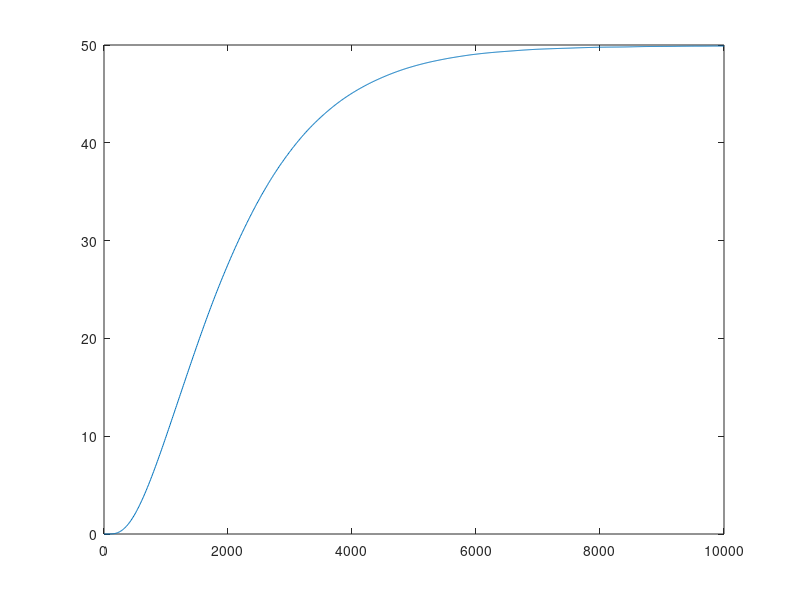

Source code (MATLAB):
% An electric current of 50 A flows through an electrical conductor
% (laterally insulated, with a length L = 1 m, resistivity r = 1.75 × 10⁻⁸ Ω·m,
% diffusivity a = 11 × 10⁻⁵ m²/s, thermal conductivity k = 350 W/(m·K)),
% with an internal diameter D = 4 mm. Calculate the temperature evolution
% at the midpoint of the conductor, initially at a temperature T(x, 0) = T₀ = 300 K.
% The right end of the conductor is maintained at a constant temperature T₀,
% while the temperature at the left end is measured by a sensor; the measurements
% are available in the file Tleft.dat.
% Solve the problem numerically using finite differences and an implicit time-stepping scheme.

% Laib 9, exercise 2
% Simone Canevarolo
% S269893
% 26/12/2024

clear all
close all
clc

II = 50; % electric current, A
ll = 1; % m
roel = 1.75e-8; % Ohm*m
alpha = 11e-5; %m^-2/s
kk = 360; % W/m/K
dd = 4e-3; % m

T0 = 300; % K

dx = 1e-3; % m
xx = (0:dx:ll)';
Nx = length(xx);

xmed = round(Nx/2)+1;

Tmidvett = T0*ones(Nx,1);
Tm = T0*ones(Nx,1);

qv = II^2*roel*ll/(dd^2/4*pi); % W/m^3
cp = kk/roel/alpha; % J/Kg/K

edge = load('Tleft.dat');
tt = edge(:,1);
Tsxvett = edge(:,2);

dt = 10; % s
Nt = length(tt);

aa = alpha*dt/dx^2;

sub_diag = -aa*ones(Nx,1);
main_diag = (1+2*aa)*ones(Nx,1);
sup_diag = sub_diag;

Band = [[sub_diag(2:end);0], main_diag, [0;sup_diag(1:end-1)]];

AA = spdiags(Band,-1:1,Nx,Nx);
    
for ii = 2:Nt

    bb = Tm+qv*dt/roel/cp*ones(Nx,1);

    AA(1,1) = 1;
    AA(1,2) = 0;
    bb(1) = Tsxvett(ii);

    AA(end,end-1) = 0;
    AA(end,end) = 1;
    bb(end) = T0;
       
    TT = AA\bb;

    Tmidvett(ii) = TT(xmed);
    
    Tm = TT;

end

figure(1)
plot(tt,Tmidvett-T0)


% DA TERMINARE!